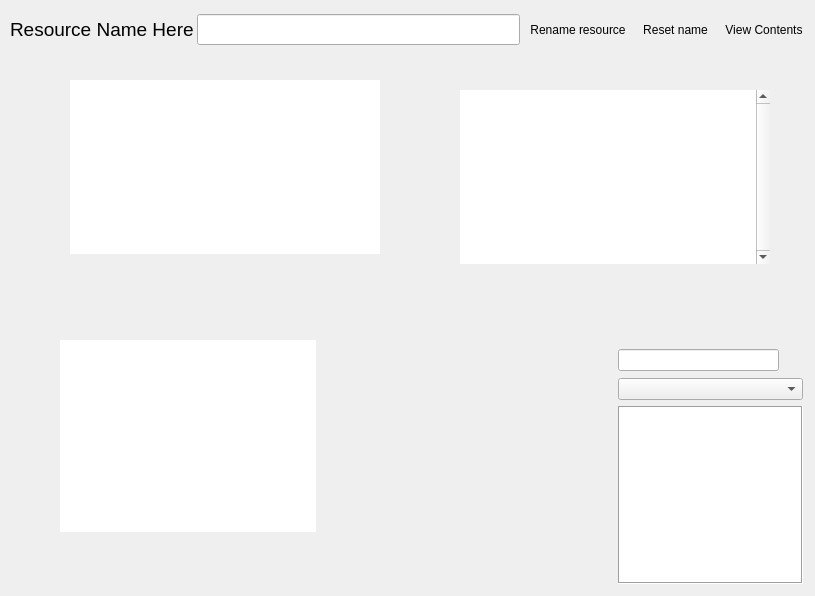
<?xml version="1.0" encoding="UTF-8"?>
<ui version="4.0">
 <class>ResourceInspector</class>
 <widget class="QFrame" name="ResourceInspector">
  <property name="geometry">
   <rect>
    <x>0</x>
    <y>0</y>
    <width>815</width>
    <height>596</height>
   </rect>
  </property>
  <property name="windowTitle">
   <string>Resource Inspector</string>
  </property>
  <widget class="QWidget" name="resourceListWidget" native="true">
   <property name="geometry">
    <rect>
     <x>615</x>
     <y>346</y>
     <width>191</width>
     <height>241</height>
    </rect>
   </property>
   <property name="sizePolicy">
    <sizepolicy hsizetype="Preferred" vsizetype="Preferred">
     <horstretch>1</horstretch>
     <verstretch>0</verstretch>
    </sizepolicy>
   </property>
   <layout class="QVBoxLayout" name="verticalLayout">
    <property name="spacing">
     <number>6</number>
    </property>
    <property name="leftMargin">
     <number>3</number>
    </property>
    <property name="topMargin">
     <number>3</number>
    </property>
    <property name="rightMargin">
     <number>3</number>
    </property>
    <property name="bottomMargin">
     <number>3</number>
    </property>
    <item>
     <layout class="QHBoxLayout" name="resourceListControls">
      <property name="spacing">
       <number>0</number>
      </property>
      <item>
       <widget class="RDLineEdit" name="resourceListFilter">
        <property name="sizePolicy">
         <sizepolicy hsizetype="MinimumExpanding" vsizetype="Fixed">
          <horstretch>0</horstretch>
          <verstretch>0</verstretch>
         </sizepolicy>
        </property>
       </widget>
      </item>
      <item>
       <widget class="QToolButton" name="cancelResourceListFilter">
        <property name="text">
         <string/>
        </property>
        <property name="icon">
         <iconset resource="../Resources/resources.qrc">
          <normaloff>:/cross.png</normaloff>:/cross.png</iconset>
        </property>
        <property name="autoRaise">
         <bool>true</bool>
        </property>
       </widget>
      </item>
     </layout>
    </item>
    <item>
     <widget class="QComboBox" name="sortType"/>
    </item>
    <item>
     <widget class="RDListView" name="resourceList">
      <property name="frameShape">
       <enum>QFrame::Box</enum>
      </property>
      <property name="frameShadow">
       <enum>QFrame::Sunken</enum>
      </property>
      <property name="editTriggers">
       <set>QAbstractItemView::NoEditTriggers</set>
      </property>
      <property name="showDropIndicator" stdset="0">
       <bool>false</bool>
      </property>
      <property name="defaultDropAction">
       <enum>Qt::CopyAction</enum>
      </property>
      <property name="selectionBehavior">
       <enum>QAbstractItemView::SelectRows</enum>
      </property>
      <property name="viewMode">
       <enum>QListView::ListMode</enum>
      </property>
      <property name="uniformItemSizes">
       <bool>true</bool>
      </property>
     </widget>
    </item>
   </layout>
  </widget>
  <widget class="ToolWindowManager" name="dockarea" native="true">
   <property name="geometry">
    <rect>
     <x>420</x>
     <y>450</y>
     <width>119</width>
     <height>100</height>
    </rect>
   </property>
   <property name="sizePolicy">
    <sizepolicy hsizetype="MinimumExpanding" vsizetype="MinimumExpanding">
     <horstretch>0</horstretch>
     <verstretch>0</verstretch>
    </sizepolicy>
   </property>
   <property name="minimumSize">
    <size>
     <width>100</width>
     <height>100</height>
    </size>
   </property>
   <property name="autoFillBackground">
    <bool>false</bool>
   </property>
  </widget>
  <widget class="QWidget" name="titleWidget" native="true">
   <property name="geometry">
    <rect>
     <x>10</x>
     <y>10</y>
     <width>800</width>
     <height>39</height>
    </rect>
   </property>
   <layout class="QHBoxLayout" name="horizontalLayout_4">
    <property name="spacing">
     <number>3</number>
    </property>
    <property name="leftMargin">
     <number>0</number>
    </property>
    <property name="topMargin">
     <number>0</number>
    </property>
    <property name="rightMargin">
     <number>0</number>
    </property>
    <property name="bottomMargin">
     <number>0</number>
    </property>
    <item>
     <widget class="QLabel" name="resourceName">
      <property name="font">
       <font>
        <pointsize>14</pointsize>
       </font>
      </property>
      <property name="text">
       <string>Resource Name Here</string>
      </property>
      <property name="wordWrap">
       <bool>true</bool>
      </property>
     </widget>
    </item>
    <item>
     <widget class="RDLineEdit" name="resourceNameEdit">
      <property name="font">
       <font>
        <pointsize>14</pointsize>
       </font>
      </property>
     </widget>
    </item>
    <item>
     <widget class="QToolButton" name="renameResource">
      <property name="text">
       <string>Rename resource</string>
      </property>
      <property name="icon">
       <iconset resource="../Resources/resources.qrc">
        <normaloff>:/page_white_edit.png</normaloff>:/page_white_edit.png</iconset>
      </property>
      <property name="toolButtonStyle">
       <enum>Qt::ToolButtonTextBesideIcon</enum>
      </property>
      <property name="autoRaise">
       <bool>true</bool>
      </property>
     </widget>
    </item>
    <item>
     <widget class="QToolButton" name="resetName">
      <property name="text">
       <string>Reset name</string>
      </property>
      <property name="icon">
       <iconset resource="../Resources/resources.qrc">
        <normaloff>:/arrow_undo.png</normaloff>:/arrow_undo.png</iconset>
      </property>
      <property name="toolButtonStyle">
       <enum>Qt::ToolButtonTextBesideIcon</enum>
      </property>
      <property name="autoRaise">
       <bool>true</bool>
      </property>
     </widget>
    </item>
    <item>
     <widget class="QToolButton" name="viewContents">
      <property name="text">
       <string>View Contents</string>
      </property>
      <property name="icon">
       <iconset resource="../Resources/resources.qrc">
        <normaloff>:/action_hover.png</normaloff>:/action_hover.png</iconset>
      </property>
      <property name="toolButtonStyle">
       <enum>Qt::ToolButtonTextBesideIcon</enum>
      </property>
      <property name="autoRaise">
       <bool>true</bool>
      </property>
     </widget>
    </item>
   </layout>
  </widget>
  <widget class="RDTreeView" name="initChunks">
   <property name="geometry">
    <rect>
     <x>60</x>
     <y>340</y>
     <width>256</width>
     <height>192</height>
    </rect>
   </property>
   <property name="frameShape">
    <enum>QFrame::NoFrame</enum>
   </property>
   <property name="editTriggers">
    <set>QAbstractItemView::NoEditTriggers</set>
   </property>
   <property name="showDropIndicator" stdset="0">
    <bool>false</bool>
   </property>
   <property name="selectionMode">
    <enum>QAbstractItemView::ContiguousSelection</enum>
   </property>
   <property name="indentation">
    <number>20</number>
   </property>
   <property name="rootIsDecorated">
    <bool>true</bool>
   </property>
   <property name="itemsExpandable">
    <bool>true</bool>
   </property>
   <property name="allColumnsShowFocus">
    <bool>true</bool>
   </property>
  </widget>
  <widget class="RDTreeWidget" name="relatedResources">
   <property name="geometry">
    <rect>
     <x>70</x>
     <y>80</y>
     <width>310</width>
     <height>174</height>
    </rect>
   </property>
   <property name="sizePolicy">
    <sizepolicy hsizetype="Expanding" vsizetype="Expanding">
     <horstretch>0</horstretch>
     <verstretch>1</verstretch>
    </sizepolicy>
   </property>
   <property name="frameShape">
    <enum>QFrame::NoFrame</enum>
   </property>
   <property name="selectionBehavior">
    <enum>QAbstractItemView::SelectRows</enum>
   </property>
   <attribute name="headerVisible">
    <bool>false</bool>
   </attribute>
  </widget>
  <widget class="RDTreeWidget" name="resourceUsage">
   <property name="geometry">
    <rect>
     <x>460</x>
     <y>90</y>
     <width>310</width>
     <height>174</height>
    </rect>
   </property>
   <property name="frameShape">
    <enum>QFrame::NoFrame</enum>
   </property>
   <property name="verticalScrollBarPolicy">
    <enum>Qt::ScrollBarAlwaysOn</enum>
   </property>
   <property name="selectionBehavior">
    <enum>QAbstractItemView::SelectRows</enum>
   </property>
   <attribute name="headerVisible">
    <bool>false</bool>
   </attribute>
  </widget>
 </widget>
 <customwidgets>
  <customwidget>
   <class>RDTreeWidget</class>
   <extends>QTreeView</extends>
   <header>Widgets/Extended/RDTreeWidget.h</header>
  </customwidget>
  <customwidget>
   <class>RDLineEdit</class>
   <extends>QLineEdit</extends>
   <header>Widgets/Extended/RDLineEdit.h</header>
  </customwidget>
  <customwidget>
   <class>RDTreeView</class>
   <extends>QTreeView</extends>
   <header>Widgets/Extended/RDTreeView.h</header>
  </customwidget>
  <customwidget>
   <class>ToolWindowManager</class>
   <extends>QWidget</extends>
   <header>3rdparty/toolwindowmanager/ToolWindowManager.h</header>
  </customwidget>
  <customwidget>
   <class>RDListView</class>
   <extends>QListView</extends>
   <header>Widgets/Extended/RDListView.h</header>
  </customwidget>
 </customwidgets>
 <resources>
  <include location="../Resources/resources.qrc"/>
 </resources>
 <connections/>
</ui>
